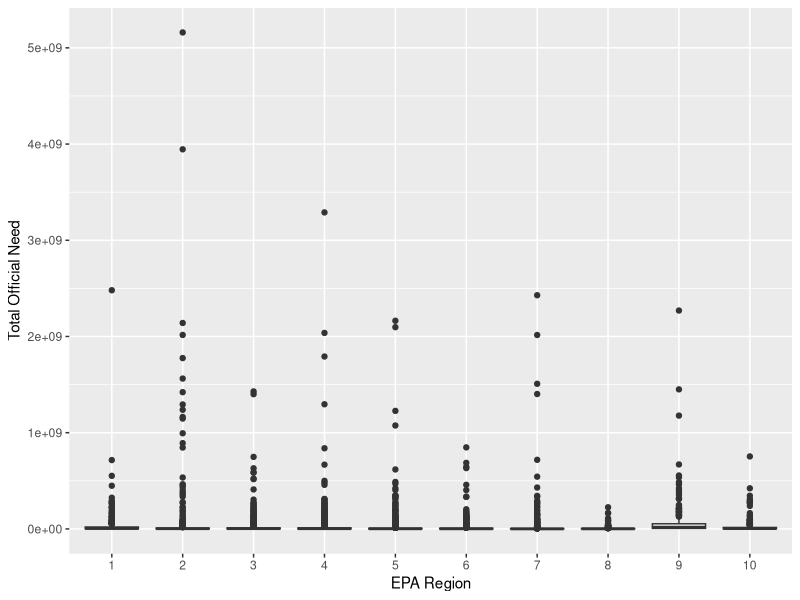
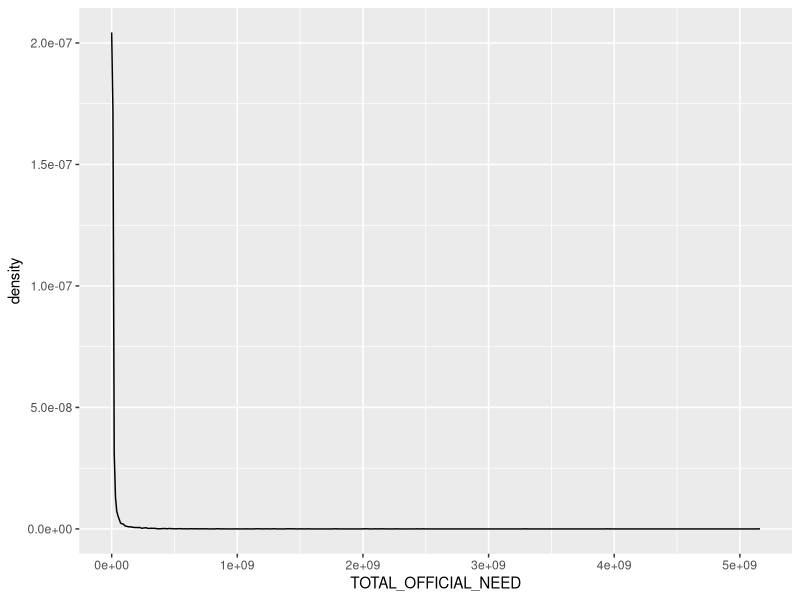

Recreate these plots in R, in order. (Note: this script raises an error after producing the figures.)
## ---- chunk 1
knitr::opts_chunk$set(echo=FALSE, warning=FALSE, message=FALSE)
## ---- chunk 2
sewer_data <- read.csv("cwns2012.csv")
summary(sewer_data)
head(sewer_data)


#convert the EPA_REGION to factor since it is intially read as a numeric character
sewer_data$EPA_REGION <- as.factor(sewer_data$EPA_REGION)

## ---- chunk 3
sewer_data$proj_change_res_rec_collctn <-sewer_data$PROJ_RES_REC_COLLCTN - sewer_data$PRES_RES_REC_COLLCTN

## ---- chunk 4

## ---- chunk 5
sewer_data$proj_chang_res_rec_trmt <- sewer_data$PROJ_RES_REC_TRMT - sewer_data$PRES_RES_REC_TRMT
## ---- chunk 6

## ---- chunk 7
sewer_data$proj_chang_n_res_rec_trmt <- sewer_data$PROJ_N_RES_REC_TRMT - sewer_data$PRES_N_RES_REC_TRTM
## ---- chunk 8

## ---- chunk 9
proj_change_n_res_rec_collctn <-sewer_data$PROJ_N_RES_REC_COLLCTN - sewer_data$PRES_N_RES_REC_COLLCTN
## ---- chunk 10

## ---- chunk 11
sewer_data$pop80_density <- sewer_data$POP80 /  sewer_data$ALAND
sewer_data$pop90_density <- sewer_data$POP90 / sewer_data$ALAND
sewer_data$pop00_density <- sewer_data$POP00 / sewer_data$ALAND
sewer_data$pop10_density <- sewer_data$POP10 / sewer_data$ALAND
## ---- chunk 12
sewer_data$change80_90 <- sewer_data$pop90_density - sewer_data$pop80_density
sewer_data$change90_00 <- sewer_data$pop00_density - sewer_data$pop90_density
sewer_data$change10_00 <- sewer_data$pop10_density - sewer_data$pop00_density

#percentage changes
sewer_data$perc_change_80_90 <- sewer_data$change80_90 / sewer_data$pop80_density * 100
sewer_data$perc_change_90_00 <- sewer_data$change90_00 / sewer_data$pop90_density * 100
sewer_data$perc_change_10_00 <- sewer_data$change10_00 / sewer_data$pop00_density * 100

## ---- chunk 13


## ---- chunk 14


## ---- chunk 15

#use ggplto libarary to plot 
library(ggplot2)
p_region_need_box <- ggplot(data = sewer_data, aes(EPA_REGION, TOTAL_OFFICIAL_NEED)) + geom_boxplot() + xlab("EPA Region") + ylab("Total Official Need")
p_region_need_box

p_region_need_hist <- ggplot(data = sewer_data, aes(x = TOTAL_OFFICIAL_NEED)) + geom_density()
p_region_need_hist

## ---- chunk 16
summary(sewer_data$TOTAL_OFFICIAL_NEED[ sewer_data$MS4 == 1])
## ---- chunk 17
summary(sewer_data$TOTAL_OFFICIAL_NEED[ sewer_data$CSS == 1])
## ---- chunk 18
css_facilities_need <- sewer_data$TOTAL_OFFICIAL_NEED[sewer_data$CSS == 1]
ms4_facilities_need <- sewer_data$TOTAL_OFFICIAL_NEED[sewer_data$MS4 == 1]

#perform 2-way test of means
t.test(css_facilities_need, ms4_facilities_need)
## ---- chunk 19
pairs(~MEDINC99 + TOTAL_OFFICIAL_NEED + STATE + POP10 + PCTWHITE10, data=sewer_data, main="Correlation plot")
## ---- chunk 20
par(mfrow=c(1,3))
cor.test(~MEDINC99 + TOTAL_OFFICIAL_NEED, data=sewer_data, method="pearson")
cor.test(~TOTAL_OFFICIAL_NEED + POP10, data=sewer_data, method="pearson")
cor.test(~TOTAL_OFFICIAL_NEED + PCTWHITE10, data = sewer_data)
